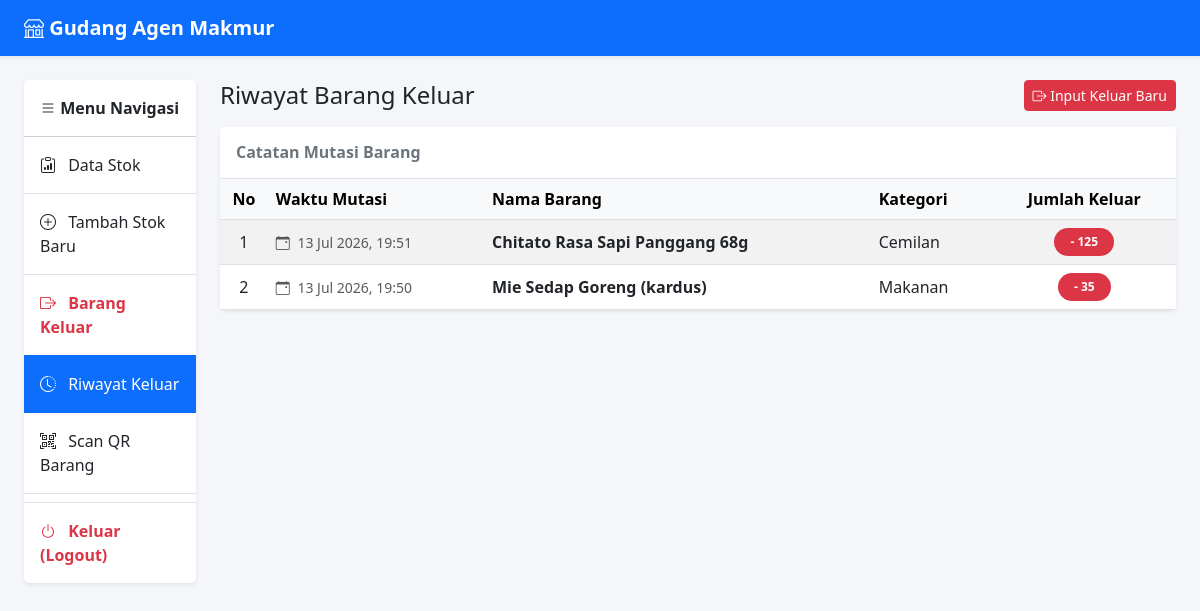
/riwayat.php (signed in), run on the app's committed database.
### tables this page shows
CREATE TABLE `riwayat_keluar` (
  `id_riwayat` int NOT NULL,
  `id_barang` int NOT NULL,
  `jumlah_keluar` int NOT NULL,
  `waktu_keluar` datetime DEFAULT CURRENT_TIMESTAMP
);

CREATE TABLE `barang` (
  `id_barang` int NOT NULL,
  `nama_barang` varchar(100) NOT NULL,
  `kategori` varchar(50) NOT NULL,
  `stok_sekarang` int NOT NULL
);

### riwayat.php (the view, shortened to what this page needs)
<?php
include 'koneksi.php';
?>
<!DOCTYPE html>
<html lang="id">
<head>
    <link href="https://cdn.jsdelivr.net/npm/bootstrap@5.3.0/dist/css/bootstrap.min.css" rel="stylesheet">
    <link rel="stylesheet" href="https://cdn.jsdelivr.net/npm/bootstrap-icons@1.10.5/font/bootstrap-icons.css">
</head>
<body>
<nav class="navbar navbar-expand-lg navbar-dark bg-primary shadow-sm mb-4">
    <div class="container-fluid px-4">
        <a class="navbar-brand fw-bold" href="inti.php">
            <i class="bi bi-shop"></i> Gudang Agen Makmur
        </a>
    </div>
</nav>
<div class="container-fluid px-4">
    <div class="row">
        <div class="col-md-3 col-lg-2 mb-4">
            <div class="card shadow-sm border-0">
                <div class="card-header bg-white fw-bold py-3">
                    <i class="bi bi-list"></i> Menu Navigasi
                </div>
                <div class="list-group list-group-flush rounded-bottom">
                    <a href="inti.php" class="list-group-item list-group-item-action py-3">
                        <i class="bi bi-clipboard-data me-2"></i> Data Stok
                    </a>
                    <a href="tambah.php" class="list-group-item list-group-item-action py-3">
                        <i class="bi bi-plus-circle me-2"></i> Tambah Stok Baru
                    </a>
                    <a href="keluar.php" class="list-group-item list-group-item-action py-3 text-danger fw-semibold">
                        <i class="bi bi-box-arrow-right me-2"></i> Barang Keluar
                    </a>
                    <a href="riwayat.php" class="list-group-item list-group-item-action active py-3">
                        <i class="bi bi-clock-history me-2"></i> Riwayat Keluar
                    </a>
                    <a href="scan.php" class="list-group-item list-group-item-action py-3">
                        <i class="bi bi-qr-code-scan me-2"></i> Scan QR Barang
                    </a>
                    <a href="logout.php" class="list-group-item list-group-item-action py-3 text-danger fw-bold border-top mt-2">
                        <i class="bi bi-power me-2"></i> Keluar (Logout)
                    </a>
                </div>
            </div>
        </div>
        <div class="col-md-9 col-lg-10">
            <div class="d-flex justify-content-between align-items-center mb-3">
                <h4 class="text-dark mb-0">Riwayat Barang Keluar</h4>
                <a href="keluar.php" class="btn btn-sm btn-danger"><i class="bi bi-box-arrow-right"></i> Input Keluar Baru</a>
            </div>
            <div class="card shadow-sm border-0 rounded-3">
                <div class="card-header bg-white py-3 border-bottom">
                    <h6 class="mb-0 fw-bold text-secondary">Catatan Mutasi Barang</h6>
                </div>
                <div class="card-body p-0">
                    <div class="table-responsive">
                        <table class="table table-hover table-striped align-middle mb-0">
                            <thead class="table-light">
                                <tr>
                                    <th class="text-center" width="5%">No</th>
                                    <th>Waktu Mutasi</th>
                                    <th>Nama Barang</th>
                                    <th>Kategori</th>
                                    <th class="text-center">Jumlah Keluar</th>
                                </tr>
                            </thead>
                            <tbody>
                                <?php
                                $query_riwayat = "SELECT r.waktu_keluar, r.jumlah_keluar, b.nama_barang, b.kategori
                                                  FROM riwayat_keluar r
                                                  JOIN barang b ON r.id_barang = b.id_barang
                                                  ORDER BY r.waktu_keluar DESC";
                                $hasil = mysqli_query($koneksi, $query_riwayat);
                                $no = 1;
                                while ($row = mysqli_fetch_assoc($hasil)) {
                                    $waktu = date('d M Y, H:i', strtotime($row['waktu_keluar']));
                                ?>
                                <tr>
                                    <td class="text-center"><?php echo $no++; ?></td>
                                    <td><span class="text-muted small"><i class="bi bi-calendar-event me-1"></i> <?php echo $waktu; ?></span></td>
                                    <td class="fw-semibold text-dark"><?php echo htmlspecialchars($row['nama_barang']); ?></td>
                                    <td><?php echo htmlspecialchars($row['kategori']); ?></td>
                                    <td class="text-center">
                                        <span class="badge bg-danger rounded-pill px-3 py-2">
                                            - <?php echo $row['jumlah_keluar']; ?>
                                        </span>
                                    </td>
                                </tr>
                                <?php } ?>
                            </tbody>
                        </table>
                    </div>
                </div>
            </div>
        </div>
    </div>
</div>
</body>
</html>

### riwayat.php (style rules this page uses)
body { background-color: #f4f6f9; }
.list-group-item.active { background-color: #0d6efd; border-color: #0d6efd; }

### data on the page
riwayat_keluar: waktu_keluar "13 Jul 2026, 19:51", id_barang.nama_barang "Chitato Rasa Sapi Panggang 68g", id_barang.kategori "Cemilan", jumlah_keluar "125"
riwayat_keluar: waktu_keluar "13 Jul 2026, 19:50", id_barang.nama_barang "Mie Sedap Goreng (kardus)", id_barang.kategori "Makanan", jumlah_keluar "35"
